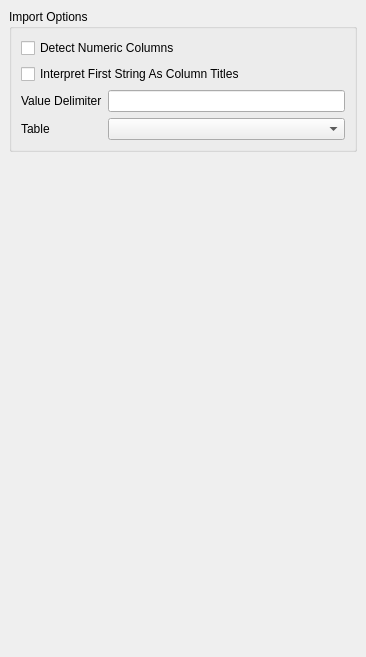
<?xml version="1.0" encoding="UTF-8"?>
<ui version="4.0">
 <class>TableReaderPanel</class>
 <widget class="QWidget" name="TableReaderPanel">
  <property name="geometry">
   <rect>
    <x>0</x>
    <y>0</y>
    <width>366</width>
    <height>657</height>
   </rect>
  </property>
  <property name="sizePolicy">
   <sizepolicy hsizetype="Preferred" vsizetype="Preferred">
    <horstretch>0</horstretch>
    <verstretch>0</verstretch>
   </sizepolicy>
  </property>
  <property name="windowTitle">
   <string>Form</string>
  </property>
  <layout class="QGridLayout" name="gridLayout">
   <property name="margin">
    <number>9</number>
   </property>
   <item row="0" column="0" rowspan="2">
    <widget class="QGroupBox" name="timeGroupBox">
     <property name="title">
      <string>Import Options</string>
     </property>
     <layout class="QGridLayout" name="gridLayout_2">
      <item row="0" column="0" colspan="2">
       <widget class="QCheckBox" name="DetectNumericColumns">
        <property name="text">
         <string>Detect Numeric Columns</string>
        </property>
       </widget>
      </item>
      <item row="1" column="0" colspan="2">
       <widget class="QCheckBox" name="FirstStringAsTitles">
        <property name="text">
         <string>Interpret First String As Column Titles</string>
        </property>
       </widget>
      </item>
      <item row="2" column="0">
       <widget class="QLabel" name="DelimiterLabel">
        <property name="text">
         <string>Value Delimiter</string>
        </property>
       </widget>
      </item>
      <item row="2" column="1">
       <widget class="QLineEdit" name="ValueDelimiter"/>
      </item>
      <item row="3" column="0">
       <widget class="QLabel" name="TableLabel">
        <property name="text">
         <string>Table</string>
        </property>
       </widget>
      </item>
      <item row="3" column="1">
       <widget class="QComboBox" name="TableNames"/>
      </item>
     </layout>
    </widget>
   </item>
   <item row="2" column="0">
    <spacer name="verticalSpacer">
     <property name="orientation">
      <enum>Qt::Vertical</enum>
     </property>
     <property name="sizeHint" stdset="0">
      <size>
       <width>20</width>
       <height>40</height>
      </size>
     </property>
    </spacer>
   </item>
  </layout>
 </widget>
 <resources/>
 <connections/>
 <designerdata>
  <property name="gridDeltaX">
   <number>10</number>
  </property>
  <property name="gridDeltaY">
   <number>10</number>
  </property>
  <property name="gridSnapX">
   <bool>false</bool>
  </property>
  <property name="gridSnapY">
   <bool>false</bool>
  </property>
  <property name="gridVisible">
   <bool>true</bool>
  </property>
 </designerdata>
</ui>
